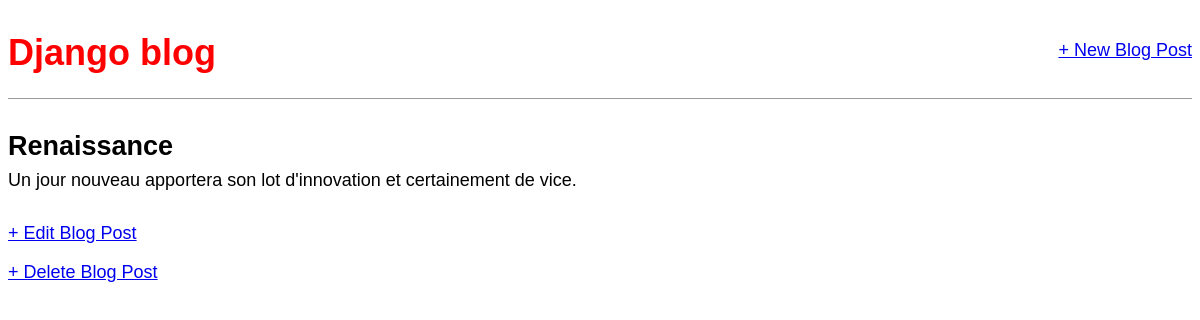
/post/1/, run on an earlier commit of the app's database.
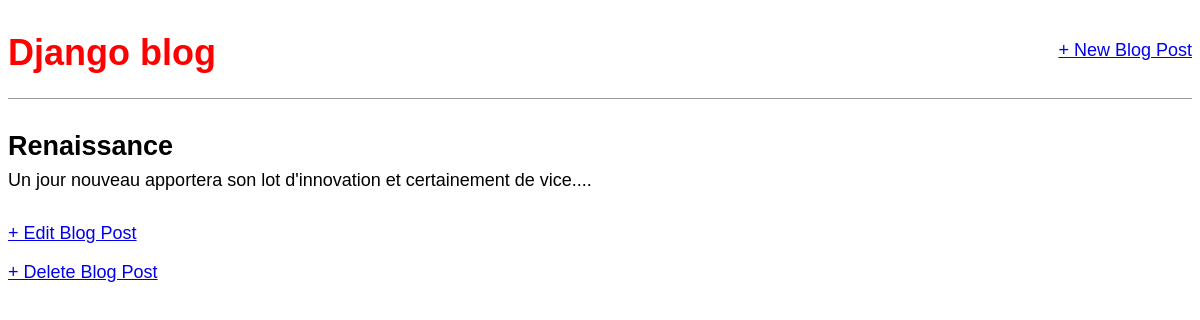
And on a later commit of the database.
### blog/models.py (models this page shows, shortened)
class Post(models.Model):
    title = models.CharField(max_length=200)
    author = models.ForeignKey(
        'auth.User',
        on_delete=models.CASCADE,
    )
    body = models.TextField()

### blog/views.py (the view)
# urls.py: path('post/<int:pk>/', BlogDetailView.as_view(),name='post_detail'),
class BlogDetailView(DetailView):
    model = Post
    template_name = 'post_detail.html'

### blog/templates/post_detail.html (shortened to what this page needs)
<!DOCTYPE html>
<html lang="en">
<head>
</head>
<body>
{% extends 'base.html' %}
{% block content %}
<div class="post-entry">
    <h2>{{ post.title }}</h2>
    <p>{{ post.body }}</p>
</div>
<a href="{% url 'post_edit' post.pk %}">+ Edit Blog Post</a>
<p><a href="{% url 'post_delete' post.pk %}">+ Delete Blog Post</a></p>
{% endblock content %}

What changed in the data, as far as the page shows it:
changed Post "Renaissance": body "Un jour nouveau apportera son lot d'innovation et certainement de vice." → "Un jour nouveau apportera son lot d'innovation et certainement de vice...."
